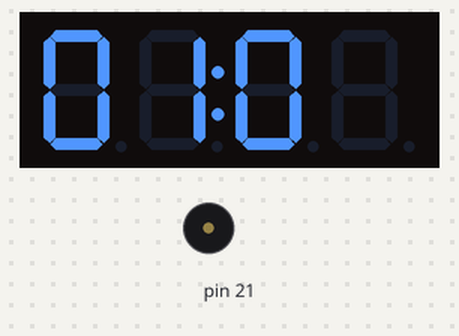
This program was run on a simulated Raspberry Pi (wiringPi pin numbers). Parts: 4-digit seven-segment display, buzzer (waves = sounding). Pin numbers are wiringPi numbers; library files of the repository ran but are not shown: __init__.py; what the program prints to the terminal is not drawn.

Above: at 3.6 s.
At 11.6 s:
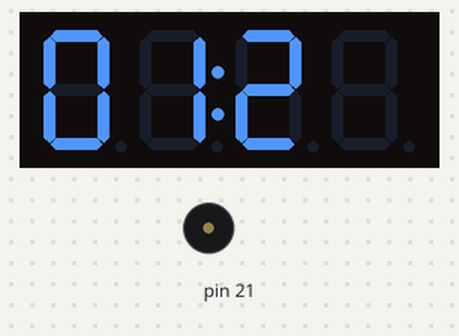
At 20.6 s:
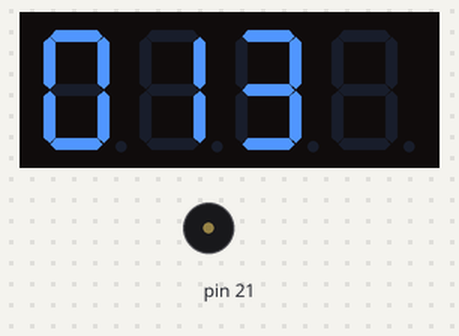
At 38.6 s:
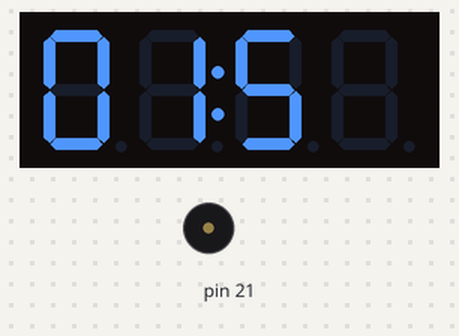
Timing chart, 0 to 40.0 s (numbered marks = the images above):
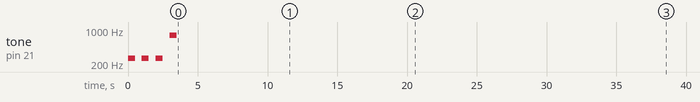

The program:

app_a2.py
```python
#!/usr/bin/env python
# -*- coding: utf-8 -*-
from package_parts import ht16k33_7seg
from package_parts.parts import Speaker
import sys, time

# -- 定数宣言 -- #
HT16K33_ADDRESS = ht16k33_7seg.HT16K33_DEFAULT_ADDRESS  # LEDマトリクスドライバー I2Cアドレス
SPK_PIN = 5  # 圧電スピーカーのGPIO番号
INTERVAL = 1
MELODY_LIST = [
    ((262, 0.5), (0, 0.5), (262, 0.5), (0, 0.5), (262, 0.5), (0, 0.5), (787, 0.5)),
    ((440, 5),),
]


# -- 関数 -- #
def init():
    """ 7セグメントLED、ソフトウェアトーン初期化 """
    address = HT16K33_ADDRESS
    fd = ht16k33_7seg.init(address)
    # ソフトウェアトーン初期化
    speaker = Speaker(SPK_PIN)
    return fd, speaker


def count_down(fd_7seg, count):
    """カウントダウン"""
    data = [0x00, 0x00, 0x00, 0x00]  # 4桁分のデータを用意して更新もできる
    start_num = count
    for i in list(reversed(range(start_num))):  # カウントダウン用数字の生成
        n = i + 1  # 指定された数字から開始するには +1 が必要
        display_num = '{0:04d}'.format(n)  # 0も表示する4桁の数字を作成
        for index, c in enumerate(list(display_num)):
            data[index] = ht16k33_7seg.get_font(c)  # 数字を7セグメントLED用の数値へ変換
        ht16k33_7seg.update(fd_7seg, data)  # 4桁を同時に更新
        time.sleep(INTERVAL)
    # クリア
    data = ht16k33_7seg.clear(fd_7seg)
    ht16k33_7seg.update(fd_7seg, data)


def main(count):
    """メイン処理
    """
    fd_7seg, speaker = init()
    print('app_a1 start')
    speaker.play(MELODY_LIST[0])
    count_down(fd_7seg, count)
    speaker.play(MELODY_LIST[1])
    print('app_a1 stop')


if __name__ == '__main__':  # このファイルがスクリプトとして実行される時だけ処理を実行
    argv_count = 180
    if len(sys.argv) > 1:
        argv_count = int(sys.argv[1])
    main(argv_count)
```

ht16k33_7seg.py
```python
#
# -*- coding: utf-8 -*-
import wiringpi

# -- 定数 -- #
# HT16K33コマンド用
CMD_DATA = 0x00
CMD_SYS_SET = 0x20
CMD_BLINK = 0x80
CMD_BRIGHTNESS = 0xE0
CMD_OSCILLATOR_ON = (CMD_SYS_SET | 0x01)
CMD_OSCILLATOR_OFF = (CMD_SYS_SET | 0x00)

# HT16K33アドレス
HT16K33_DEFAULT_ADDRESS = 0x70

# 点滅の指定用
HT16K33_BLINK_DISPLAY_ON = 0x01
HT16K33_BLINK_RATE_OFF = 0x00
HT16K33_BLINK_RATE_2HZ = 0x02
HT16K33_BLINK_RATE_1HZ = 0x04
HT16K33_BLINK_RATE_HALF_HZ = 0x06

# 7seg用
SEVEN_SEG_PERIOD = 0x80
DIGIT_ADDRESS = [0x00, 0x02, 0x04, 0x06]

SEVEN_SEG_FONT = {
    '0': 0x3F,  # 0x01, 0x02, 0x04, 0x08, 0x10, 0x20, ----, ----
    '1': 0x06,  # ----, 0x02, 0x04, ----, ----, ----, ----, ----
    '2': 0x5B,  # 0x01, 0x02, ----, 0x08, 0x10, ----, 0x40, ----
    '3': 0x4F,  # 0x01, 0x02, 0x04, 0x08, ----, ----, 0x40, ----
    '4': 0x66,  # ----, 0x02, 0x04, ----, ----, 0x20, 0x40, ----
    '5': 0x6d,  # 0x01, ----, 0x04, 0x08, ----, 0x20, 0x40, ----
    '6': 0x7d,  # 0x01, ----, 0x04, 0x08, 0x10, 0x20, 0x40, ----
    '7': 0x07,  # 0x01, 0x02, 0x04, ----, ----, ----, ----, ----
    '8': 0x7F,  # 0x01, 0x02, 0x04, 0x08, 0x10, 0x20, 0x40, ----
    '9': 0x6F,  # 0x01, 0x02, 0x04, 0x08, ----, 0x20, 0x40, ----
}

# -- 変数 -- #
address = HT16K33_DEFAULT_ADDRESS
app_display_on = HT16K33_BLINK_DISPLAY_ON  # 1:on, 0: off
app_blink_rate = HT16K33_BLINK_RATE_OFF  # 0:Blink off, 2:2Hz, 4:1Hz, 6:0.5Hz
app_brightness = 0x0F  # brightness (0x00 - 0x0F)


def ht_cmd(fd, cmd, argv):
    """HT16K33へのコマンド実行"""
    ret = wiringpi.wiringPiI2CWrite(fd, cmd | argv)


def init(address):
    """HT16K33初期化処理"""
    # wiringpi.wiringPiSetup() は __init__.pyで実行済み
    fd = wiringpi.wiringPiI2CSetup(address)
    if fd == -1:
        print('wiringPiI2CSetup error')
        return -1
    set_ocillator(fd, True)
    set_display(fd, app_display_on, app_blink_rate)
    set_brightness(fd, app_brightness)
    clear(fd)
    return fd


def set_brightness(fd, brightness=0x0F):
    """HT16K33　明るさ設定"""
    brightness = int(brightness) % 0x10
    ht_cmd(fd, CMD_BRIGHTNESS | brightness, 0)


def set_display(fd, display_on=1, blink_rate=0x00):
    """HT16K33　表宇設定"""
    argv = blink_rate | display_on
    ht_cmd(fd, CMD_BLINK, argv)


def set_ocillator(fd, on=True):
    """HT16K33　オシレーター設定"""
    if on:
        ht_cmd(fd, CMD_OSCILLATOR_ON, 0)
    else:
        ht_cmd(fd, CMD_OSCILLATOR_OFF, 0)


def update(fd, data):
    """HT16K33　7seg表示更新"""
    for index, r in enumerate(DIGIT_ADDRESS):
        wiringpi.wiringPiI2CWriteReg8(fd, r, data[index])


def clear(fd):
    """HT16K33　LEDマトリクス表示用データクリア"""
    print('clear----')
    return [0x00, 0x00, 0x00, 0x00]


def get_font(c):
    """数字表示に対応する数値の取得"""
    return SEVEN_SEG_FONT.get(c)


def write_digit(fd, pos, c=None):
    """数字の表示"""
    value = get_font(c)
    pos = DIGIT_ADDRESS[pos]
    wiringpi.wiringPiI2CWriteReg8(fd, pos, value)


def turn_on_dot_at_pos(fd, pos=0):
    """posで指定された桁のドット表示"""
    pos = DIGIT_ADDRESS[pos]
    wiringpi.wiringPiI2CWriteReg8(fd, pos, SEVEN_SEG_PERIOD)
```

parts.py
```python
#
# -*- coding: utf-8 -*-
import time, wiringpi

# -- 定数 -- #
BUTTON_DELAY = 0.5  # チャタリング防止用の遅延時間


class Speaker:
    """ Speaker用クラス """

    def __init__(self, pin):
        """ 初期化メソッド """
        self.pin = to_wiringpi_pin(pin)  # 電子スピーカー用のGPIOピン
        wiringpi.softToneCreate(self.pin)

    def play(self, melody):
        """ ソフトウェアトーン再生"""
        for v, play_time in melody:  # 指定されたメロディーの再生
            wiringpi.softToneWrite(self.pin, v)  # トーン発生
            time.sleep(play_time)  # 同じ音を出力するために処理を遅延
        self.play_stop()

    def play_stop(self):
        """ 再生終了 """
        wiringpi.softToneWrite(self.pin, 0)  # 再生終了


class Button:
    """ Button用クラス """

    def __init__(self, pin):
        """ 初期化メソッド """
        self.pin = to_wiringpi_pin(pin)  # Button用のGPIOピン
        self.status = wiringpi.LOW  # Button用
        wiringpi.pinMode(self.pin, wiringpi.INPUT)  # Buttonはwiringpi.INPUTモードに

    def get_status(self):
        """ Buttonの状態を返却 """
        self.status = wiringpi.digitalRead(self.pin)
        if self.status == wiringpi.HIGH:
            # チャタリング防止のため次回の入力チェックを遅らせる
            time.sleep(BUTTON_DELAY)
        return self.status


class Led:
    """ LED用クラス """

    def __init__(self, pin):
        """ 初期化メソッド """
        self.pin = to_wiringpi_pin(pin)  # LED用のGPIOピン
        self.status = wiringpi.LOW  # LED用
        # GPIOとLEDの初期化
        wiringpi.pinMode(self.pin, wiringpi.OUTPUT)
        wiringpi.digitalWrite(self.pin, self.status)

    def get_status(self):
        """ LEDの状態を返却 """
        return self.status

    def set_status(self, value):
        """ LEDの点灯・消灯と状態の保存。
           valueが1のとき点灯
           valueが0のとき消灯
        """
        self.status = value
        wiringpi.digitalWrite(self.pin, self.status)


def to_wiringpi_pin(bcm_pin):
    """ BCMのピンからwiringPiのピンを取得
    ht16k33.pyを使う場合
    wiringpi.wiringPiSetup()を使うため
    wiringpi.wiringPiSetupGpio()が使えない。
    このため、BCMピンの番号をwiringPiのピン番号へ変換する必要がある
    """
    pin_map = {
        17: 0,
        18: 1,
        27: 2,
        22: 3,
        23: 4,
        24: 5,
        25: 6,
        4: 7,
        2: 8,
        3: 9,
        8: 10,
        7: 11,
        10: 12,
        9: 13,
        11: 14,
        14: 15,
        15: 16,
        28: 17,
        29: 18,
        30: 19,
        31: 20,
        5: 21,
        6: 22,
        13: 23,
        19: 24,
        26: 25,
        12: 26,
        16: 27,
        20: 28,
        21: 29,
        0: 30,
        1: 31,
    }
    return pin_map[bcm_pin]
```

Measured:
- by itself, tone on pin 21: plays 262 Hz for 0.50 s, 262 Hz for 0.50 s, 262 Hz for 0.50 s, 787 Hz for 0.50 s
- what the display in image 0 shows lasts 1.0 s, from 3.5 s to 4.5 s
